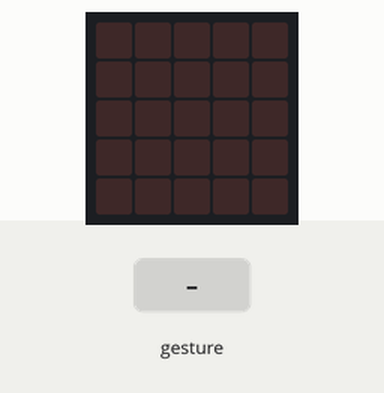
This program was run on a simulated BBC micro:bit (MakeCode). Parts: the board's 5×5 LED display. Inputs (shaded band) come from the test bench. Random numbers come from a fixed seed; a tilt is held for 1.5 s and a shake lasts 1 s, then the board lies face up again.

Above: at 1.2 s.
1.3 s: gesture 'shake'
At 2.7 s:
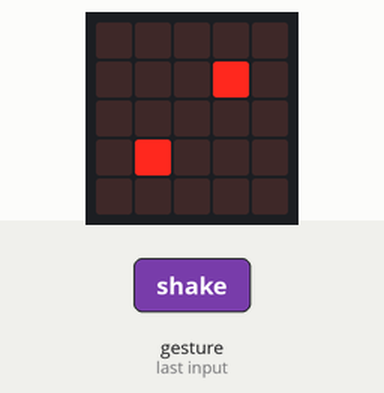
3.0 s: gesture 'shake'
At 4.6 s:
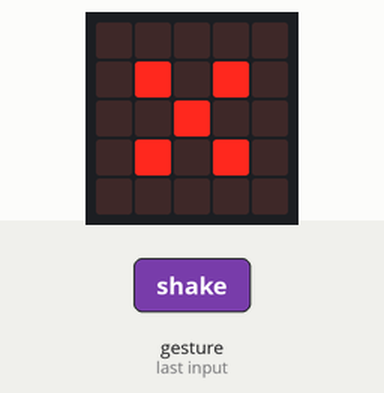
5.0 s: gesture 'shake'
At 5.8 s:
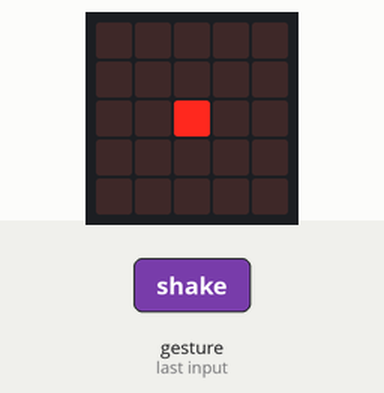
7.0 s: gesture 'shake'
At 8.8 s:
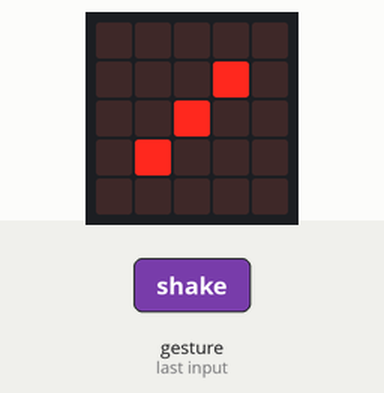
Timing chart, 0 to 10.0 s (numbered marks = the images above; inputs shaded):
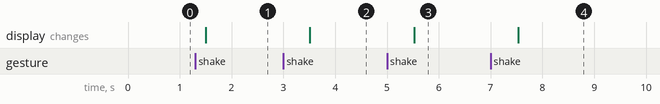

The program:

main.ts
```typescript
let dobbelsteen = 0
input.onGesture(Gesture.Shake, function () {
    dobbelsteen = randint(1, 6)
})
basic.forever(function () {
    while (dobbelsteen == 1) {
        basic.showLeds(`
            . . . . .
            . . . . .
            . . # . .
            . . . . .
            . . . . .
            `)
    }
    while (dobbelsteen == 2) {
        basic.showLeds(`
            . . . . .
            . . . # .
            . . . . .
            . # . . .
            . . . . .
            `)
    }
    while (dobbelsteen == 3) {
        basic.showLeds(`
            . . . . .
            . . . # .
            . . # . .
            . # . . .
            . . . . .
            `)
    }
    while (dobbelsteen == 4) {
        basic.showLeds(`
            . . . . .
            . # . # .
            . . . . .
            . # . # .
            . . . . .
            `)
    }
    while (dobbelsteen == 5) {
        basic.showLeds(`
            . . . . .
            . # . # .
            . . # . .
            . # . # .
            . . . . .
            `)
    }
    while (dobbelsteen == 6) {
        basic.showLeds(`
            . . . . .
            . # . # .
            . # . # .
            . # . # .
            . . . . .
            `)
    }
})
```

test.ts
```typescript
// tests gaan hier; deze zal niet worden gecompileerd wanneer dit pakket wordt gebruikt als extensie.
```

Measured:
- after the input at 1.3 s, the display: changes after 0.20 s (image 1)
- after the input at 3.0 s, the display: changes after 0.51 s (image 2)
- after the input at 5.0 s, the display: changes after 0.53 s (image 3)
- after the input at 7.0 s, the display: changes after 0.53 s (image 4)
